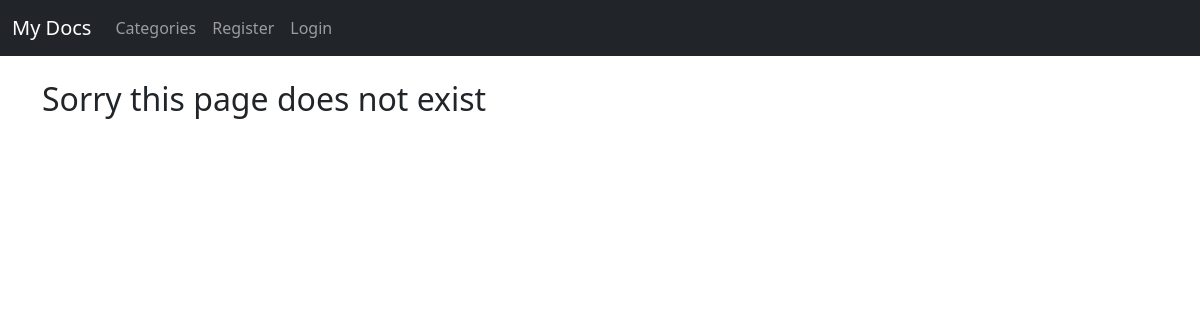
Page /category/entertainment/ on the earlier database version.
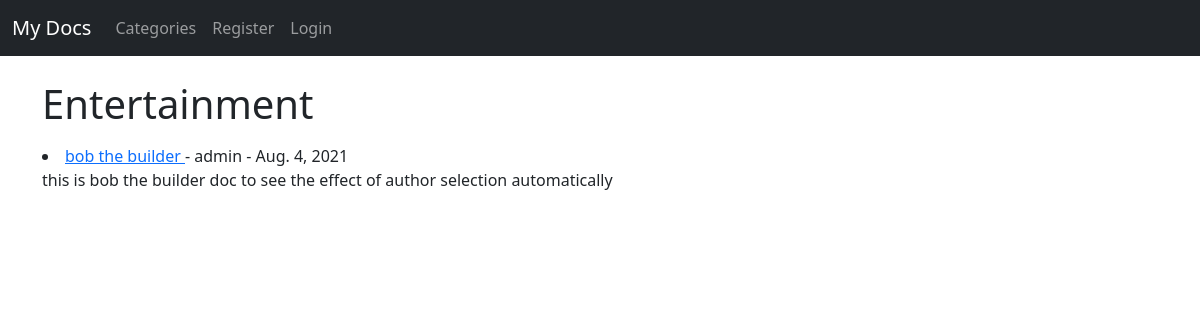
Same page on the later database version.
### theblog/models.py (models this page shows, shortened)
class Post(models.Model):
    title = models.CharField(max_length=255)
    title_tag = models.CharField(max_length=255)
    author = models.ForeignKey(User, on_delete=models.CASCADE)
    body = RichTextField(blank=True, null=True)
    post_date = models.DateField(auto_now_add = True)
    category = models.CharField(max_length=255, default='all')
    likes = models.ManyToManyField(User, related_name='blog_posts')

### theblog/views.py (the view)
# urls.py: path('category/<str:cats>/', CategoryView, name='category'),
def CategoryView(request, cats):
    category_posts = Post.objects.filter(category=cats.replace('-', ' '))
    return render(request, 'categories.html', {'cats': cats.title().replace('-', ' '), 'category_posts': category_posts})

### theblog/templates/categories.html (shortened to what this page needs)
{% extends 'base.html' %}
{% block content %}
{% if category_posts %}
<h1>{{cats}}</h1>
{% for post in category_posts %}
    <li><a href="{% url 'article-detail' post.pk %}">{{post.title}}
    </a> - {{post.author}}
    - {{post.post_date}}
    <br>
        {{post.body | slice:":200"}}</li>
{% endfor %}
{% else %}
<h2>Sorry this page does not exist </h2>
{% endif %}
{% endblock %}

Differences in the rows shown:
added Post: category "Entertainment", title "bob the builder", author "admin", post_date "Aug. 4, 2021", body "this is bob the builder doc to see the effect of author selection automatically"
Other differences:
text no longer shown: "Sorry this page does not exist"
